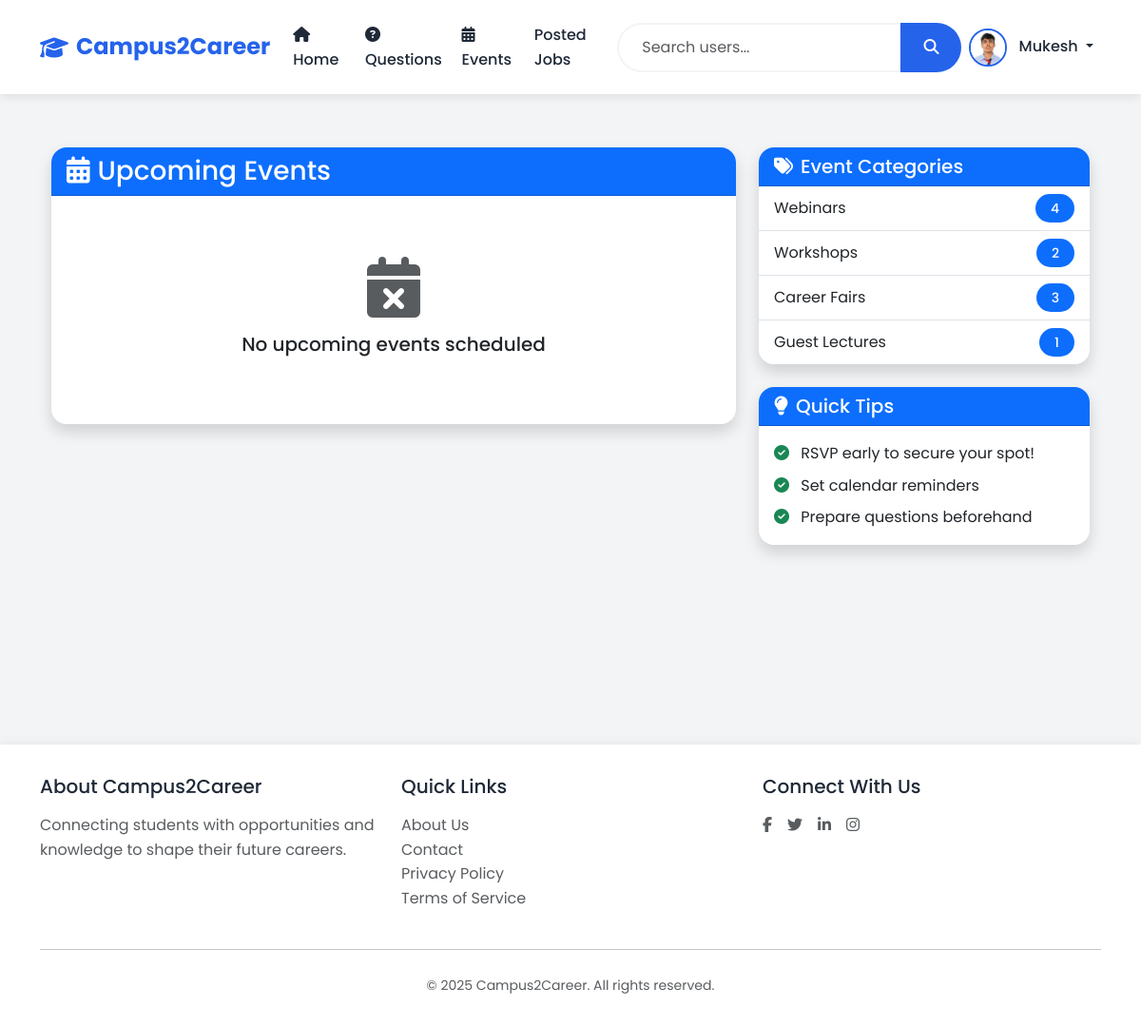
The page /events (signed in) on the database its author committed.
### models.py (models this page shows, shortened)
class User(UserMixin, db.Model):
    id = db.Column(db.Integer, primary_key=True)
    username = db.Column(db.String(80), unique=True, nullable=False)
    email = db.Column(db.String(120), unique=True, nullable=False)
    password_hash = db.Column(db.String(128))
    role = db.Column(db.String(20), nullable=False)  # student, alumni, teacher, admin
    contact = db.Column(db.String(15))
    dob = db.Column(db.Date)
    course = db.Column(db.String(50))  # For students
    profile_image = db.Column(db.String(120), default='noimg.jpg')
    created_at = db.Column(db.DateTime, default=datetime.utcnow)
    questions = db.relationship('Question', backref='author', lazy=True)
    answers = db.relationship('Answer', backref='author', lazy=True)
    events = db.relationship('Event', backref='creator', lazy=True)
    jobs = db.relationship('Job', backref='poster', lazy=True)

### app.py (the view)
@app.route('/events')
def events():
    events = Event.query.order_by(Event.date.desc()).all()
    return render_template('events/list.html', events=events)

### app.py (called while the page is built)
@login_manager.user_loader
def load_user(user_id):
    return User.query.get(int(user_id))

### templates/Events/list.html (shortened to what this page needs)
{% extends "base.html" %}
{% block content %}
<div class="container py-4">
    <div class="row">
        <div class="col-lg-8 mb-4">
            <div class="card shadow">
                <div class="card-header bg-primary text-white">
                    <h3 class="card-title mb-0">
                        <i class="fas fa-calendar-alt me-2"></i>Upcoming Events
                    </h3>
                </div>
                <div class="card-body">
                    {% if events %}
                        {% for event in events %}
                            <div class="card mb-3 event-card">
                                <div class="row g-0">
                                    <div class="col-auto p-3 text-center bg-light">
                                        <div class="display-4 fw-bold text-primary">{{ event.date.strftime('%d') }}</div>
                                        <div class="text-uppercase">{{ event.date.strftime('%b') }}</div>
                                    </div>
                                    <div class="col">
                                        <div class="card-body">
                                            <h4 class="card-title">{{ event.title }}</h4>
                                            <p class="card-text">{{ event.description }}</p>
                                            <div class="d-flex justify-content-between align-items-center">
                                                <small class="text-muted">
                                                    <i class="fas fa-user me-1"></i>
                                                    Organized by {{ event.creator.username }}
                                                </small>
                                                {% if current_user.is_authenticated and (current_user.id == event.created_by or current_user.role == 'admin') %}
                                                    <div class="btn-group">
                                                        <button class="btn btn-sm btn-outline-primary" onclick="editEvent('{{ event.id }}')">
                                                            <i class="fas fa-edit me-1"></i>Edit
                                                        </button>
                                                        <button class="btn btn-sm btn-outline-danger" onclick="deleteEvent('{{ event.id }}')">
                                                            <i class="fas fa-trash me-1"></i>Delete
                                                        </button>
                                                    </div>
                                                {% endif %}
                                            </div>
                                        </div>
                                    </div>
                                </div>
                            </div>
                        {% endfor %}
                    {% else %}
                        <div class="text-center py-5">
                            <i class="fas fa-calendar-times fa-4x text-muted mb-3"></i>
                            <h5>No upcoming events scheduled</h5>
                        </div>
                    {% endif %}
                </div>
            </div>
        </div>
        <div class="col-lg-4">
            <div class="card shadow mb-4">
                <div class="card-header bg-primary text-white">
                    <h5 class="card-title mb-0">
                        <i class="fas fa-tags me-2"></i>Event Categories
                    </h5>
                </div>
                <div class="card-body p-0">
                    <div class="list-group list-group-flush">
                        <a href="#" class="list-group-item list-group-item-action d-flex justify-content-between align-items-center">
                            Webinars
                            <span class="badge bg-primary rounded-pill">4</span>
                        </a>
                        <a href="#" class="list-group-item list-group-item-action d-flex justify-content-between align-items-center">
                            Workshops
                            <span class="badge bg-primary rounded-pill">2</span>
                        </a>
                        <a href="#" class="list-group-item list-group-item-action d-flex justify-content-between align-items-center">
                            Career Fairs
                            <span class="badge bg-primary rounded-pill">3</span>
                        </a>
                        <a href="#" class="list-group-item list-group-item-action d-flex justify-content-between align-items-center">
                            Guest Lectures
                            <span class="badge bg-primary rounded-pill">1</span>
                        </a>
                    </div>
                </div>
            </div>
            <div class="card shadow">
                <div class="card-header bg-primary text-white">
                    <h5 class="card-title mb-0">
                        <i class="fas fa-lightbulb me-2"></i>Quick Tips
                    </h5>
                </div>
                <div class="card-body">
                    <ul class="list-unstyled mb-0">
                        <li class="mb-2">
                            <i class="fas fa-check-circle text-success me-2"></i>
                            RSVP early to secure your spot!
                        </li>
                        <li class="mb-2">
                            <i class="fas fa-check-circle text-success me-2"></i>
                            Set calendar reminders
                        </li>
                        <li>
                            <i class="fas fa-check-circle text-success me-2"></i>
                            Prepare questions beforehand
                        </li>
                    </ul>
                </div>
            </div>
        </div>
    </div>
</div>
{% endblock content %}

### templates/base.html (shortened to what this page needs)
<!DOCTYPE html>
<html lang="en">
<head>
    <link href="https://cdn.jsdelivr.net/npm/bootstrap@5.3.2/dist/css/bootstrap.min.css" rel="stylesheet">
    <link rel="stylesheet" href="https://cdnjs.cloudflare.com/ajax/libs/font-awesome/6.5.1/css/all.min.css">
</head>
<body>
    <nav class="navbar navbar-expand-lg">
        <div class="container">
            <a class="navbar-brand" href="{{ url_for('index') }}">
                <i class="fas fa-graduation-cap"></i>
                <span>Campus2Career</span>
            </a>
            <div class="collapse navbar-collapse" id="navbarNav">
                <ul class="navbar-nav me-auto">
                    <li class="nav-item">
                        <a class="nav-link" href="{{ url_for('index') }}">
                            <i class="fas fa-home me-1"></i> Home
                        </a>
                    </li>
                    <li class="nav-item">
                        <a class="nav-link" href="{{ url_for('questions') }}">
                            <i class="fas fa-question-circle me-1"></i> Questions
                        </a>
                    </li>
                    <li class="nav-item">
                        <a class="nav-link" href="{{ url_for('events') }}">
                            <i class="fas fa-calendar-alt me-1"></i> Events
                        </a>
                    </li>
                    <li class="nav-item">
                        <a class="nav-link" href="{{ url_for('job_listings') }}">Posted Jobs</a>
                    </li>
                </ul>
                <form class="d-flex mx-auto" id="searchForm" method="GET" action="{{ url_for('search_users') }}">
                    <div class="input-group">
                        <input type="search" class="form-control search-input" name="q" placeholder="Search users..." aria-label="Search">
                        <button class="btn search-btn" type="submit">
                            <i class="fas fa-search"></i>
                        </button>
                    </div>
                </form>
                <ul class="navbar-nav ms-auto">
                    {% if current_user.is_authenticated %}
                        <li class="nav-item dropdown">
                            <a class="nav-link dropdown-toggle" href="#" id="userDropdown" role="button" data-bs-toggle="dropdown">
                                <img src="{{ current_user.profile_image or '@@default.png' }}" alt="Profile" class="profile-img me-2" />
                                {{ current_user.username }}
                            </a>
                        </li>
                    {% endif %}
                </ul>
            </div>
        </div>
    </nav>
    <div class="main-content">
        <div class="container">
            {% block content %}{% endblock %}
        </div>
    </div>
    <footer class="footer">
        <div class="container">
            <div class="row">
                <div class="col-md-4">
                    <h5 class="mb-3">About Campus2Career</h5>
                    <p class="text-muted">Connecting students with opportunities and knowledge to shape their future careers.</p>
                </div>
                <div class="col-md-4">
                    <h5 class="mb-3">Quick Links</h5>
                    <ul class="list-unstyled">
                        <li><a href="{{ url_for('about') }}" class="text-decoration-none text-muted">About Us</a></li>
                        <li><a href="{{ url_for('contact') }}" class="text-decoration-none text-muted">Contact</a></li>
                        <li><a href="#" class="text-decoration-none text-muted">Privacy Policy</a></li>
                        <li><a href="#" class="text-decoration-none text-muted">Terms of Service</a></li>
                    </ul>
                </div>
                <div class="col-md-4">
                    <h5 class="mb-3">Connect With Us</h5>
                    <div class="d-flex gap-3">
                        <a href="#" class="text-decoration-none text-muted"><i class="fab fa-facebook-f"></i></a>
                        <a href="#" class="text-decoration-none text-muted"><i class="fab fa-twitter"></i></a>
                        <a href="#" class="text-decoration-none text-muted"><i class="fab fa-linkedin-in"></i></a>
                        <a href="#" class="text-decoration-none text-muted"><i class="fab fa-instagram"></i></a>
                    </div>
                </div>
            </div>
            <hr class="my-4">
            <div class="text-center text-muted">
                <small>&copy; 2025 Campus2Career. All rights reserved.</small>
            </div>
        </div>
    </footer>
</body>
</html>

### templates/base.html (style rules this page uses)
:root { --primary-color: #2563eb; --secondary-color: #1e40af; --accent-color: #3b82f6; --text-color: #1f2937; --light-bg: #f3f4f6; --white: #ffffff; }
body { font-family: 'Poppins', sans-serif; background: var(--light-bg); color: var(--text-color); min-height: 100vh; line-height: 1.6; }
.navbar { background: var(--white); box-shadow: 0 2px 10px rgba(0,0,0,0.1); padding: 1rem 0; position: sticky; top: 0; z-index: 1000; }
.navbar-brand { font-size: 1.5rem; font-weight: 700; color: var(--primary-color) !important; display: flex; align-items: center; gap: 0.5rem; }
.nav-link { color: var(--text-color) !important; font-weight: 500; padding: 0.5rem 1rem; border-radius: 0.5rem; transition: all 0.3s ease; }
.card { border: none; border-radius: 1rem; box-shadow: 0 4px 6px -1px rgba(0, 0, 0, 0.1), 0 2px 4px -1px rgba(0, 0, 0, 0.06); transition: all 0.3s ease; background: var(--white); overflow: hidden; }
.profile-img { width: 40px; height: 40px; border-radius: 50%; object-fit: cover; border: 2px solid var(--primary-color); transition: all 0.3s ease; }
.footer { background: var(--white); color: var(--text-color); padding: 2rem 0; margin-top: 4rem; box-shadow: 0 -2px 10px rgba(0,0,0,0.05); }
.main-content { padding: 2rem 0; min-height: calc(100vh - 180px); }
.badge { padding: 0.5rem 1rem; border-radius: 2rem; font-weight: 500; font-size: 0.875rem; }
.search-input { border-radius: 2rem 0 0 2rem; border: 2px solid var(--light-bg); padding: 0.75rem 1.5rem; transition: all 0.3s ease; }
.search-btn { border-radius: 0 2rem 2rem 0; border: none; background: var(--primary-color); color: var(--white); padding: 0.75rem 1.5rem; transition: all 0.3s ease; }

### rows shown on the page
User: profile_image (picture), username "Mukesh"
